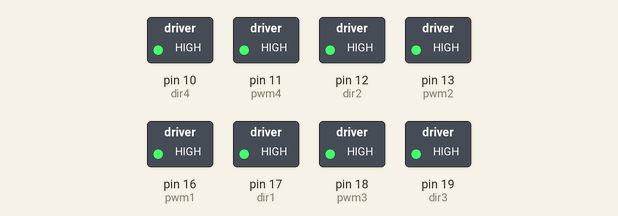
Recording of a sketch running on a simulated Arduino Uno, built with avr-gcc and run on an emulated ATmega328P. Shown: switched loads named in the sketch (green lamp = pin HIGH). What the sketch prints to the serial monitor is not drawn.

Above: at 0.1 s.
Timing chart, 0 to 1.6 s (numbered marks = the images above):
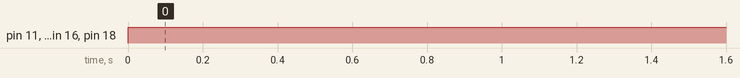

The sketch:

drive_straight.ino
```cpp
const int pwm1 = 16; // pin 16 as pwm
const int dir1 = 17;  // pin 17 as dir

const int pwm2 = 13; // pin 16 as pwm
const int dir2 = 12;  // pin 17 as dir

const int pwm3 = 18; // pin 18 as pwm
const int dir3 = 19;  // pin 19 as dir

const int pwm4 = 11; // pin 16 as pwm
const int dir4 = 10;  // pin 17 as dir
int i=0;

void setup(){

  Serial.begin(9600);
  pinMode(pwm1,OUTPUT); //declare pin pwm as OUTPUT
  pinMode(dir1,OUTPUT); //declare pin dir as OUTPUT
  pinMode(pwm2,OUTPUT); //declare pin pwm as OUTPUT
  pinMode(dir2,OUTPUT); //declare pin dir as OUTPUT
  pinMode(pwm3,OUTPUT); //declare pin pwm as OUTPUT
  pinMode(dir3,OUTPUT); //declare pin dir as OUTPUT
  pinMode(pwm4,OUTPUT); //declare pin pwm as OUTPUT
  pinMode(dir4,OUTPUT); //declare pin dir as OUTPUT

 digitalWrite(dir1,HIGH);
  digitalWrite(dir2,HIGH);
   digitalWrite(dir3,HIGH);
    digitalWrite(dir4,HIGH);
}

void loop(){
  //SIGN MAGNITUDE MODE
  //Controlling motor with program set

    // if DIR pin is HIGH, B will HIGH ; if DIR pin is LOW, A will HIGH
  //  digitalWrite(dir2,HIGH);
  //  digitalWrite(dir3,HIGH);
  //  digitalWrite(dir4,HIGH);

digitalWrite(dir1,HIGH);
analogWrite(pwm1,255);
Serial.println("1");

digitalWrite(dir2,HIGH);
analogWrite(pwm2,255);
Serial.println("2");

digitalWrite(dir3,HIGH);
analogWrite(pwm3,255);
Serial.println("3");

digitalWrite(dir4,HIGH);
analogWrite(pwm4,255);
Serial.println("4");

delay(2000);

// delay(2000);
// digitalWrite(dir1, LOW);
// analogWrite(pwm1,0);

// analogWrite(pwm2,255);
// Serial.println("2");
// delay(2000);
// analogWrite(pwm2,0);

// analogWrite(pwm3,255);
// Serial.println("3");
// delay(2000);
// analogWrite(pwm3,0);

// analogWrite(pwm4,255);
// Serial.println("4");
// delay(2000);
// analogWrite(pwm4,0);


// delay(5000);
// analogWrite(pwm1,127.5);
// analogWrite(pwm2,127.5);
// analogWrite(pwm3,127.5);
// analogWrite(pwm4,STOP);
// Serial.println("stop");
// delay(5000);
  // //from slow to fast
  //  for(i=0;i<=255;i++){		// from 0 to 255, increment one for every 0.5 second
  //  analogWrite(pwm1,i);    //write 'i' value to PWM pin
  // //  analogWrite(pwm2,i);    //write 'i' value to PWM pin
  // //  analogWrite(pwm3,i);    //write 'i' value to PWM pin
  // //  analogWrite(pwm4,i);    //write 'i' value to PWM pin
  //  delay(10);
  //  Serial.println(i);
  //  }

  // for(i=255;i>=0;i--){		// from 0 to 255, increment one for every 0.5 second
  //  analogWrite(pwm1,i);    //write 'i' value to PWM pin
  //  analogWrite(pwm2,i);    //write 'i' value to PWM pin
  //  analogWrite(pwm3,i);    //write 'i' value to PWM pin
  //  analogWrite(pwm4,i);    //write 'i' value to PWM pin
  //  delay(10);
  //  Serial.println(i);
  //  }


}


  //  digitalWrite(dir1,HIGH);  // if DIR pin is HIGH, B will HIGH ; if DIR pin is LOW, A will HIGH
  //  digitalWrite(dir2,HIGH);
  //  digitalWrite(dir3,HIGH);
  //  digitalWrite(dir4,HIGH);

  // //from slow to fast
  //  for(i=0;i<=255;i++){		// from 0 to 255, increment one for every 0.5 second
  //  analogWrite(pwm1,i);    //write 'i' value to PWM pin
  //  analogWrite(pwm2,i);    //write 'i' value to PWM pin
  //  analogWrite(pwm3,i);    //write 'i' value to PWM pin
  //  analogWrite(pwm4,i);    //write 'i' value to PWM pin
  //  delay(10);
  //  Serial.println(i);
  //  }

  // for(i=255;i>=0;i--){		// from 0 to 255, increment one for every 0.5 second
  //  analogWrite(pwm1,i);    //write 'i' value to PWM pin
  //  analogWrite(pwm2,i);    //write 'i' value to PWM pin
  //  analogWrite(pwm3,i);    //write 'i' value to PWM pin
  //  analogWrite(pwm4,i);    //write 'i' value to PWM pin
  //  delay(10);
  //  Serial.println(i);
  //  }
```

Measured:
- by itself, pin 11 (pwm4), pin 13 (pwm2), pin 16 (pwm1), pin 18 (pwm3): LOW → HIGH at 0.00 s
